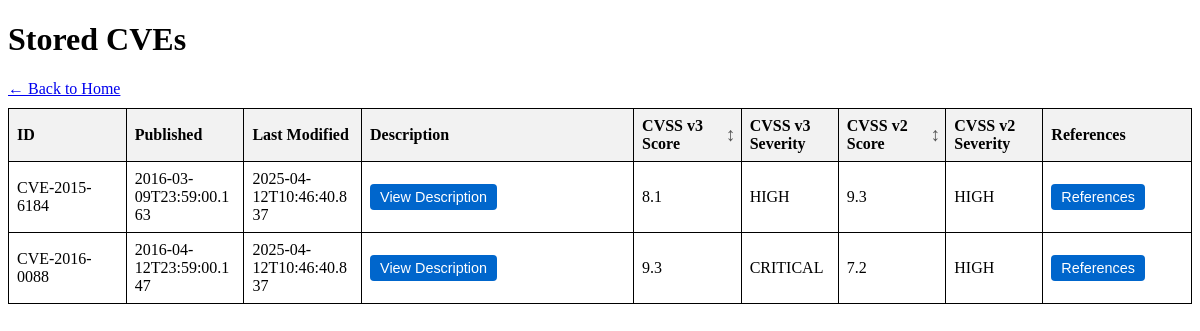
/display-stored, run on the app's committed database.
### tables this page shows
CREATE TABLE cve (
            id TEXT PRIMARY KEY,
    published TEXT,
    last_modified TEXT,
    description TEXT,
    cvss_v3_score REAL,
    cvss_v3_severity TEXT,
    cvss_v2_score REAL,
    cvss_v2_severity TEXT,
    reference_urls TEXT
        );

### main.py (the view)
@app.get("/display-stored")
def display_stored_cves(request: Request):
    cves = DB.get_cve_table()
    if not cves:
        return templates.TemplateResponse(
        "error.html",
        {"request": request, "message": "No CVEs found in the database. You must fetch them first"}
    )
    return templates.TemplateResponse(
        "display_table.html",
        {"request": request, "cves": cves}
    )

### templates/display_table.html (shortened to what this page needs)
<!DOCTYPE html>
<html>
<head>
    <link rel="stylesheet" href="/static/styles.css">
</head>
<body>
    <h1>Stored CVEs</h1>
    <a href="/">← Back to Home</a>
    <table id="cve-table">
        <thead>
            <tr>
                <th>ID</th>
                <th>Published</th>
                <th>Last Modified</th>
                <th>Description</th>
                <th class="sortable" data-column="cvss_v3_score">CVSS v3 Score</th>
                <th>CVSS v3 Severity</th>
                <th class="sortable" data-column="cvss_v2_score">CVSS v2 Score</th>
                <th>CVSS v2 Severity</th>
                <th>References</th>
            </tr>
        </thead>
        <tbody id="cve-table-body">
            {% for cve in cves %}
            <tr>
                <td>{{ cve.id }}</td>
                <td>{{ cve.published }}</td>
                <td>{{ cve.last_modified }}</td>
                <td>
                    <button class="description-btn"
                        data-description="{{ cve.description }}">
                        View Description
                    </button>
                </td>
                <td>{{ cve.cvss_v3_score or "" }}</td>
                <td>{{ cve.cvss_v3_severity or "" }}</td>
                <td>{{ cve.cvss_v2_score or "" }}</td>
                <td>{{ cve.cvss_v2_severity or "" }}</td>
                <td>
                <button class="references-btn"
                        data-references='{{ cve.reference_urls }}'>
                    References
                </button>
                </td>
            </tr>
            {% endfor %}
        </tbody>
    </table>
</body>
</html>

### static/styles.css (style rules this page uses)
table { border-collapse: collapse; width: 100%; table-layout: fixed; margin-top: 10px; }
th, td { border: 1px solid black; padding: 8px; text-align: left; white-space: normal; word-wrap: break-word; }
th { background-color: #f2f2f2; font-weight: bold; cursor: pointer; user-select: none; }
th.sortable { position: relative; padding-right: 20px; }
th.sortable::after { content: "↕"; position: absolute; right: 5px; top: 50%; transform: translateY(-50%); font-size: 1.2em; font-weight: bold; color: #555; }
th:nth-child(1), td:nth-child(1) { width: 10%; }
th:nth-child(2), td:nth-child(2) { width: 10%; }
th:nth-child(3), td:nth-child(3) { width: 10%; }
th:nth-child(4), td:nth-child(4) { width: 25%; }
th:nth-child(5), td:nth-child(5) { width: 8%; }
th:nth-child(6), td:nth-child(6) { width: 8%; }
th:nth-child(7), td:nth-child(7) { width: 8%; }
th:nth-child(8), td:nth-child(8) { width: 8%; }
th:nth-child(9), td:nth-child(9) { width: 13%; }
td { max-height: 100px; overflow-y: auto; }
button.references-btn, button.description-btn { background-color: #0066cc; color: white; border: none; padding: 5px 10px; cursor: pointer; border-radius: 4px; font-size: 0.9em; }

### data on the page
cve: id "CVE-2015-6184", published "2016-03-09T23:59:00.163", last_modified "2025-04-12T10:46:40.837", cvss_v3_score "8.1", cvss_v3_severity "HIGH", cvss_v2_score "9.3", cvss_v2_severity "HIGH"
cve: id "CVE-2016-0088", published "2016-04-12T23:59:00.147", last_modified "2025-04-12T10:46:40.837", cvss_v3_score "9.3", cvss_v3_severity "CRITICAL", cvss_v2_score "7.2", cvss_v2_severity "HIGH"
